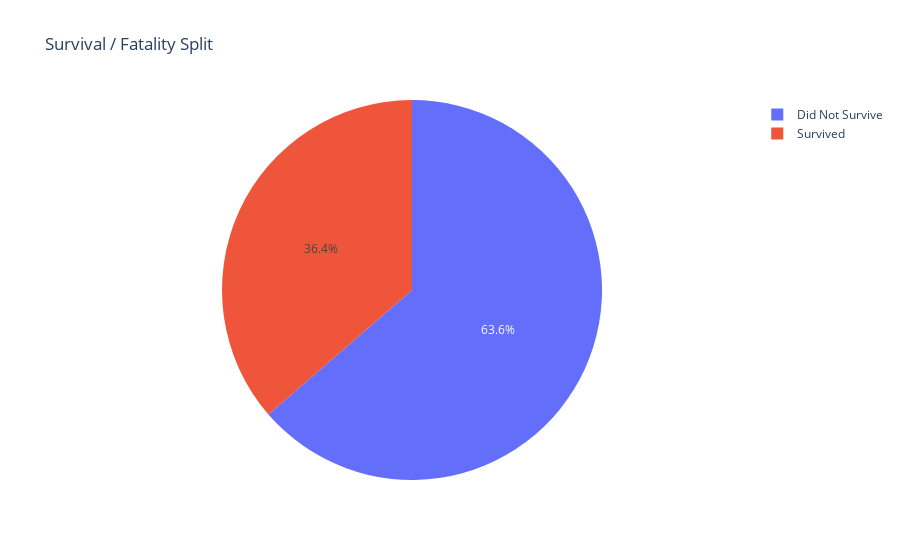

Notebook source saved alongside this figure:
### Markdown cell above
Survivor & Fatality Split

### Code cell
fig = px.pie(df, names='survival_status', title='Survival / Fatality Split')
fig.show()

### Figure 1 — Plotly figure (JSON) as saved in the notebook; plotly's stock layout.template omitted (floating-point values rounded to 4 significant figures; data arrays with more than 128 entries replaced by an {"elided": "..."} marker saying what was removed)
{"data": [{"domain": {"x": [0, 1], "y": [0, 1]}, "hovertemplate": "survival_status=%{label}<extra></extra>", "labels": {"elided": "418 str values"}, "legendgroup": "", "name": "", "showlegend": true, "type": "pie"}], "layout": {"legend": {"tracegroupgap": 0}, "title": {"text": "Survival / Fatality Split"}}}
